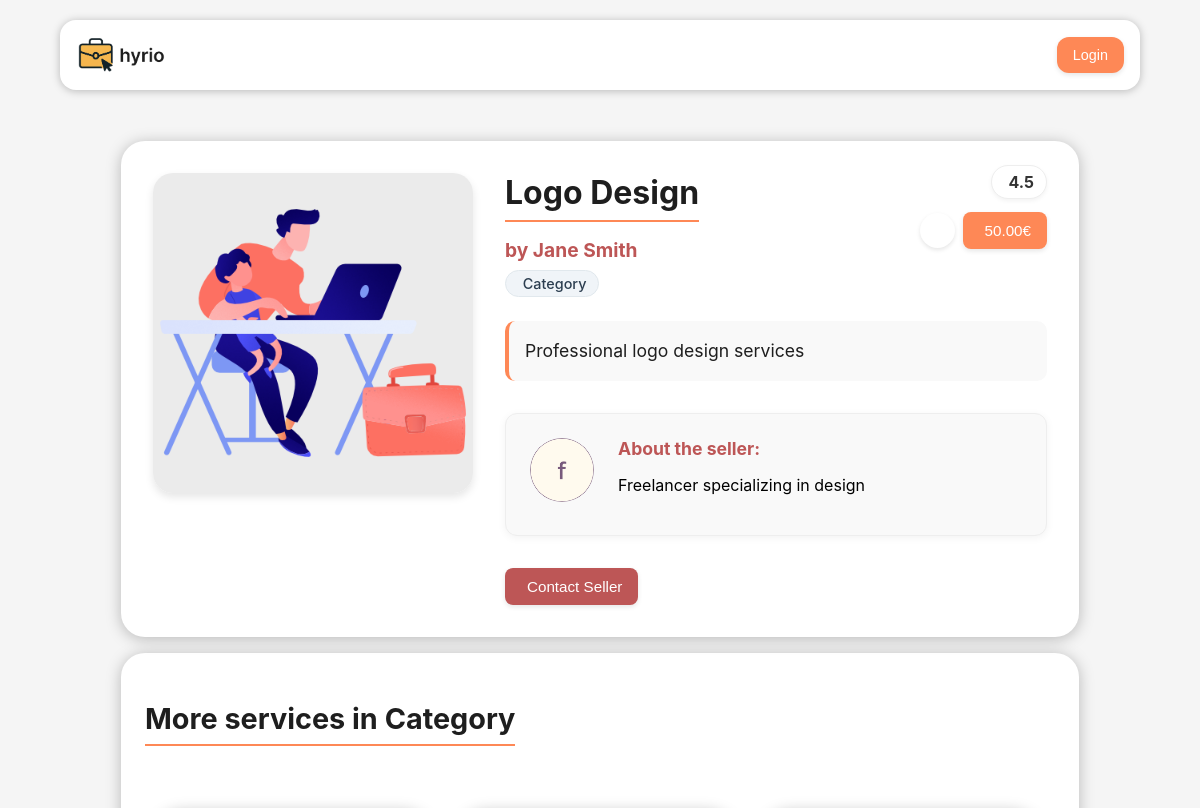
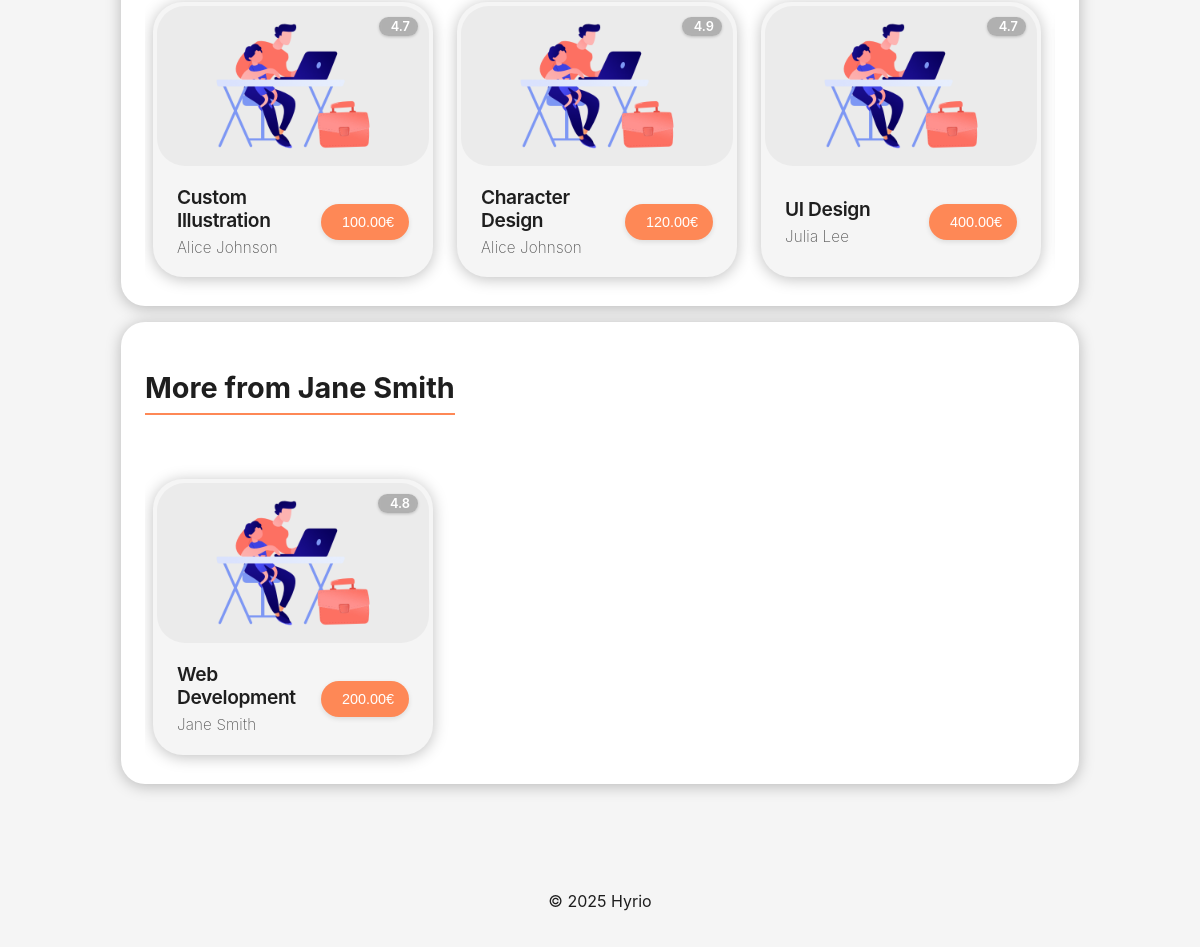
The page /pages/service.php?id=1 on the database its author committed (2 pictures, top to bottom).
### tables this page shows
CREATE TABLE services (
  id INTEGER PRIMARY KEY,
  name VARCHAR(255) NOT NULL,
  description TEXT NOT NULL,
  price DECIMAL(10, 2) NOT NULL CHECK (price >= 0),
  seller INTEGER NOT NULL REFERENCES users(id),
  category INTEGER NOT NULL REFERENCES categories(id),
  image TEXT NOT NULL,
  rating DECIMAL(2, 1) CHECK (rating >= 0 AND rating <= 5)
);

CREATE TABLE users (
  id INTEGER PRIMARY KEY,
  name VARCHAR(255) NOT NULL,
  username VARCHAR(255) NOT NULL UNIQUE,
  password TEXT NOT NULL,  -- Use bcrypt for hashing
  email VARCHAR(255) NOT NULL UNIQUE,
  role VARCHAR(50) NOT NULL CHECK (role IN ('user', 'freelancer', 'admin')),
  profile_pic TEXT NOT NULL,
  bio TEXT
);

### database/classes/service.php (called while the page is built, shortened)
<?php
class Service
{
    private string $name;
    private string $description;
    private float $price;
    private string $image;
    private ?float $rating;
    public function __construct(int $id, string $name, string $description, float $price, int $seller, int $category, string $image, ?float $rating = null)
    {
        $this->name = $name;
        $this->description = $description;
        $this->price = $price;
        $this->image = $image;
        $this->rating = $rating;
    }
    public static function getServiceById(int $id): ?Service
    {
        try {
            $db = Database::getInstance();
            $stmt = $db->prepare('SELECT * FROM services WHERE id = ?');
            $stmt->execute([$id]);
            $service = $stmt->fetch();
            if ($service) {
                return new Service(
                    (int)$service['id'],
                    $service['name'],
                    $service['description'],
                    (float)$service['price'],
                    (int)$service['seller'],
                    (int)$service['category'],
                    $service['image'],
                    isset($service['rating']) ? (float)$service['rating'] : null
                );
            }
            return null;
        } catch (PDOException $e) {
            return null;
        }
    }
    public static function getRelatedServicesByCategory(int $categoryId, int $currentServiceId, int $limit = 4): array
    {
        try {
            $db = Database::getInstance();
            $stmt = $db->prepare('
                SELECT services.*, users.name as seller_name, categories.name as category_name
                FROM services
                JOIN users ON services.seller = users.id
                JOIN categories ON services.category = categories.id
                WHERE services.category = ?
                AND services.id != ?
                ORDER BY RANDOM()
                LIMIT ?
            ');
            $stmt->execute([$categoryId, $currentServiceId, $limit]);
            $services = $stmt->fetchAll();
            return $services;
        } catch (PDOException $e) {
            return [];
        }
    }
    public static function getRelatedServicesBySeller(int $sellerId, int $currentServiceId, int $limit = 4): array
    {
        try {
            $db = Database::getInstance();
            $stmt = $db->prepare('
                SELECT services.*, users.name as seller_name, categories.name as category_name
                FROM services
                JOIN users ON services.seller = users.id
                JOIN categories ON services.category = categories.id
                WHERE services.seller = ?
                AND services.id != ?
                ORDER BY RANDOM()
                LIMIT ?
            ');
            $stmt->execute([$sellerId, $currentServiceId, $limit]);
            $services = $stmt->fetchAll();
            return $services;
        } catch (PDOException $e) {
            return [];
        }
    }
    public function getName(): string
    {
        return $this->name;
    }
    public function getDescription(): string
    {
        return $this->description;
    }
    public function getPrice(): float
    {
        return $this->price;
    }
    public function getImage(): string
    {
        return '/' . $this->image;
    }
    public function getRating(): ?float
    {
        return $this->rating;
    }
}

### database/classes/user.php (called while the page is built, shortened)
<?php
class User
{
    private string $name;
    private string $profilePic;
    private string $bio;
    public function __construct(int $id, string $name, string $username, string $email, string $role, string $profilePic, string $bio)
    {
        $this->name = $name;
        $this->profilePic = $profilePic;
        $this->bio = $bio;
    }
    public static function getUserById(int $id): ?User
    {
        try {
            $db = Database::getInstance();
            $stmt = $db->prepare('SELECT * FROM users WHERE id = ?');
            $stmt->execute([$id]);
            $user = $stmt->fetch();
            if ($user) {
                return new User($user['id'], $user['name'], $user['username'], $user['email'], $user['role'], $user['profile_pic'], $user['bio']);
            }
            return null;
        } catch (PDOException $e) {
            return null;
        }
    }
    public function getName(): string
    {
        return $this->name;
    }
    public function getProfilePic(): string
    {
        return '/' . $this->profilePic;
    }
    public function getBio(): string
    {
        return $this->bio;
    }
}

### pages/service.php (the view, shortened to what this page needs)
<?php
require_once(__DIR__ . '/../includes/common.php');
require_once(__DIR__ . '/../components/button/button.php');
require_once(__DIR__ . '/../components/card/card.php');
require_once(__DIR__ . '/../database/classes/service.php');
require_once(__DIR__ . '/../database/classes/user.php');
echo '<link rel="stylesheet" href="/css/service.css">';
$service = Service::getServiceById((int)$_GET['id']);
$seller = User::getUserById($service->getSeller());
$isFavorite = false;
?>
<main>
  <?php
  if ($service):
  ?>
    <div class="service-details-container">
      <div class="service-header">
        <div class="service-pricing-block">
          <?php if ($service->getRating()): ?>
            <div class="rating-section">
              <div class="stars-container">
                <span class="rating-value"><?= number_format(floatval($service->getRating()), 1) ?></span>
              </div>
            </div>
          <?php endif; ?> <div class="favorite-price-container">
            <form action="/actions/favorite_action.php" method="post" class="favorite-form">
              <button type="submit" class="favorite-button <?php echo $isFavorite ? 'active' : ''; ?>" aria-label="<?php echo $isFavorite ? 'Remove from favorites' : 'Add to favorites'; ?>">
              </button>
            </form>
            <div class="price-section">
              <?php
              echo '<span>' . htmlspecialchars(number_format($service->getPrice(), 2)) . '€</span>';
              ?>
            </div>
          </div>
        </div>
      </div>
      <div class="service-image">
        <img src="<?= htmlspecialchars($service->getImage()) ?>"
          alt="<?= htmlspecialchars($service->getName()) ?>">
      </div>
      <div class="service-info">
        <h1><?= htmlspecialchars($service->getName()) ?></h1>
        <div class="service-meta-info">
          <h2>by <?= htmlspecialchars($seller->getName()) ?></h2>
          <span class="service-category"><i class="ph-bold ph-tag"></i> <?= htmlspecialchars("Category") ?></span>
        </div>
        <p class="service-description"><?= nl2br(htmlspecialchars($service->getDescription())) ?></p>
        <div class="seller-profile">
          <img src="<?= htmlspecialchars($seller->getProfilePic()) ?>"
            alt="<?= htmlspecialchars($seller->getName()) ?>"
            class="seller-pic">
          <div class="seller-bio">
            <strong>About the seller:</strong>
            <p><?= htmlspecialchars($seller->getBio()) ?></p>
          </div>
        </div>
        <div class="service-actions">
          <button class="contact-button btn btn-secondary">
            Contact Seller
          </button>
        </div>
      </div>
    </div>
    <div class="related-services">
      <h2>More services in <?= htmlspecialchars("Category") ?></h2>
      <div class="services-row">
        <?php
        $categoryServices = Service::getRelatedServicesByCategory($service->getCategory(), $service->getId());
        if (!empty($categoryServices)) {
          foreach ($categoryServices as $relatedService) {
            Card::render($relatedService);
          }
        } else {
          echo '<p class="no-related">No related services found in this category.</p>';
        }
        ?>
      </div>
    </div>
    <div class="related-services">
      <h2>More from <?= htmlspecialchars($seller->getName()) ?></h2>
      <div class="services-row">
        <?php
        $sellerServices = Service::getRelatedServicesBySeller($service->getSeller(), $service->getId());
        if (!empty($sellerServices)) {
          foreach ($sellerServices as $sellerService) {
            Card::render($sellerService);
          }
        } else {
          echo '<p class="no-related">No other services available from this seller.</p>';
        }
        ?>
      </div>
    </div>
  <?php endif; ?>
</main>

### components/card/card.php (shortened to what this page needs)
<?php
class Card
{
  private static $cssIncluded = false;
  public static function includeCSS()
  {
    if (!self::$cssIncluded) {
      echo '<link rel="stylesheet" href="/components/card/css/card.css">';
      self::$cssIncluded = true;
    }
  }
  public static function render($service = null)
  {
    self::includeCSS();
    require_once(__DIR__ . '/../button/button.php');
    $serviceId = isset($service['id']) ? (int) $service['id'] : 0;
    ?>
    <a href="/pages/service.php?id=<?= $serviceId ?>" class="card-link">
      <div class="card" id="container">
        <div class="card-rating">
          <span><?= isset($service['rating']) ? htmlspecialchars(number_format($service['rating'], 1)) : '4.5' ?></span>
        </div>
        <div class="image-container">
          <img src="<?= isset($service['image']) ? htmlspecialchars($service['image']) : '../assets/logo.png' ?>"
            alt="<?= isset($service['name']) ? htmlspecialchars($service['name']) : 'Service' ?>">
        </div>
        <div id="label">
          <div id="titles">
            <h3><?= isset($service['name']) ? htmlspecialchars($service['name']) : 'i build minecraft servers' ?></h3>
            <p><?= isset($service['seller_name']) ? htmlspecialchars($service['seller_name']) : 'bald man' ?></p>
          </div>
          <?php
          echo '<span>' . (isset($service['price']) ? htmlspecialchars(number_format($service['price'], 2)) : '230') . '€</span>';
          ?>
        </div>
      </div>
    </a>
    <?php
  }
}
?>

### rows shown on the page
services: rating "4.5", price "50.00", image (placeholder picture), name "Logo Design", description "Professional logo design services"
users: name "Jane Smith", profile_pic (picture), bio "Freelancer specializing in design"
services: rating "4.7", name "Custom Illustration", seller.name "Alice Johnson", price "100.00"
services: rating "4.9", name "Character Design", seller.name "Alice Johnson", price "120.00"
services: rating "4.7", name "UI Design", seller.name "Julia Lee", price "400.00"
services: rating "4.8", name "Web Development", seller.name "Jane Smith", price "200.00"
